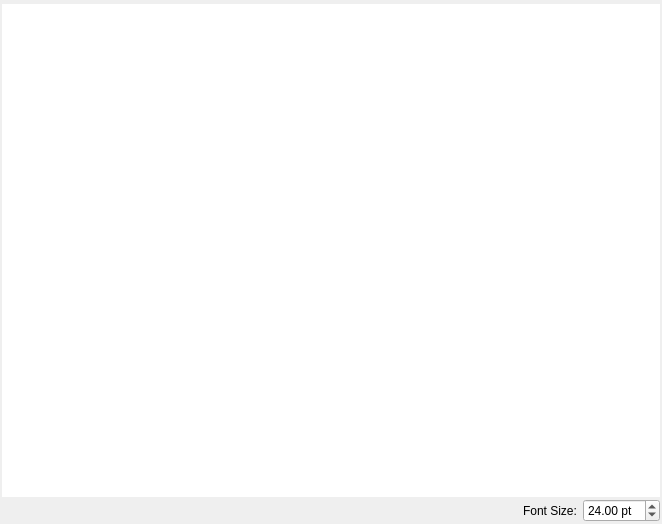
<?xml version="1.0" encoding="UTF-8"?>
<ui version="4.0">
 <class>PlayWidget</class>
 <widget class="QWidget" name="PlayWidget">
  <property name="geometry">
   <rect>
    <x>0</x>
    <y>0</y>
    <width>662</width>
    <height>524</height>
   </rect>
  </property>
  <property name="windowTitle">
   <string>Form</string>
  </property>
  <layout class="QGridLayout" name="gridLayout">
   <property name="verticalSpacing">
    <number>2</number>
   </property>
   <property name="margin">
    <number>2</number>
   </property>
   <item row="0" column="0" colspan="3">
    <widget class="FloatingWidgetToolBar" name="toolbar" native="true"/>
   </item>
   <item row="1" column="0" colspan="3">
    <widget class="FMPlayGround" name="playView">
     <property name="frameShape">
      <enum>QFrame::NoFrame</enum>
     </property>
    </widget>
   </item>
   <item row="2" column="0">
    <spacer name="horizontalSpacer_5">
     <property name="orientation">
      <enum>Qt::Horizontal</enum>
     </property>
     <property name="sizeHint" stdset="0">
      <size>
       <width>497</width>
       <height>20</height>
      </size>
     </property>
    </spacer>
   </item>
   <item row="2" column="1">
    <widget class="QLabel" name="label_5">
     <property name="text">
      <string>Font Size:</string>
     </property>
     <property name="buddy">
      <cstring>playFontSize</cstring>
     </property>
    </widget>
   </item>
   <item row="2" column="2">
    <widget class="QDoubleSpinBox" name="playFontSize">
     <property name="suffix">
      <string> pt</string>
     </property>
     <property name="minimum">
      <double>1.000000000000000</double>
     </property>
     <property name="maximum">
      <double>999.990000000000009</double>
     </property>
     <property name="value">
      <double>24.000000000000000</double>
     </property>
    </widget>
   </item>
  </layout>
 </widget>
 <customwidgets>
  <customwidget>
   <class>FloatingWidgetToolBar</class>
   <extends>QWidget</extends>
   <header>floatingwidgettoolbar.h</header>
   <container>1</container>
  </customwidget>
  <customwidget>
   <class>FMPlayGround</class>
   <extends>QGraphicsView</extends>
   <header>fmplayground.h</header>
  </customwidget>
 </customwidgets>
 <resources/>
 <connections/>
</ui>
